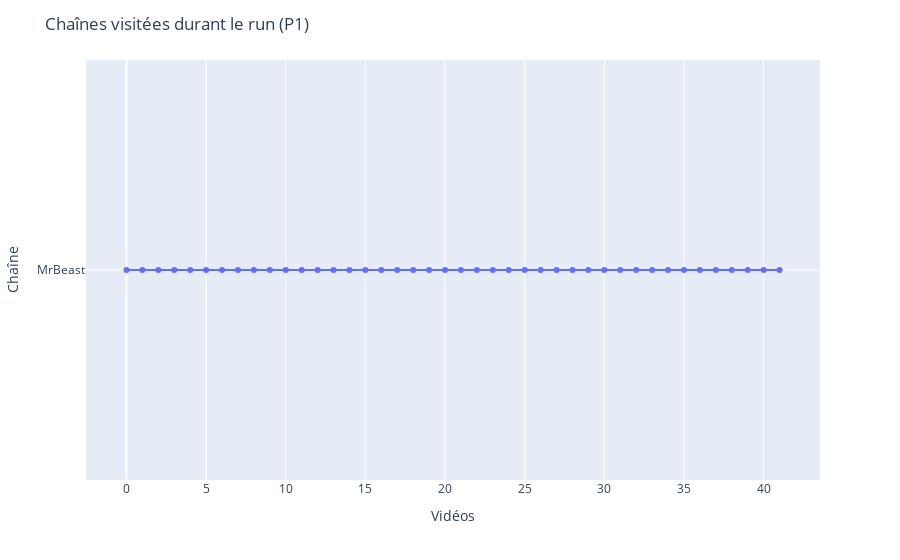

Notebook code for this chart:
### Markdown cell above
# Runs in P1 stays in similar channels

### Code cell
fig = px.line(df, x=df.index, y='channel_link',
              markers=True, labels={'index': 'Vidéos', 'channel_link': 'Chaîne'})
fig.update_layout(
    title='Chaînes visitées durant le run (P1)'
)
fig.write_html('plots/p1_same_channels.html')
fig.show()

### Figure 1 — Plotly figure (JSON) as saved in the notebook; plotly's stock layout.template omitted (floating-point values rounded to 4 significant figures)
{"data": [{"hovertemplate": "Vidéos=%{x}<br>Chaîne=%{y}<extra></extra>", "legendgroup": "", "line": {"color": "#636efa", "dash": "solid"}, "marker": {"symbol": "circle"}, "mode": "markers+lines", "name": "", "orientation": "h", "showlegend": false, "x": [0, 1, 2, 3, 4, 5, 6, 7, 8, 9, 10, 11, 12, 13, 14, 15, 16, 17, 18, 19, 20, 21, 22, 23, 24, 25, 26, 27, 28, 29, 30, 31, 32, 33, 34, 35, 36, 37, 38, 39, 40, 41], "xaxis": "x", "y": ["MrBeast", "MrBeast", "MrBeast", "MrBeast", "MrBeast", "MrBeast", "MrBeast", "MrBeast", "MrBeast", "MrBeast", "MrBeast", "MrBeast", "MrBeast", "MrBeast", "MrBeast", "MrBeast", "MrBeast", "MrBeast", "MrBeast", "MrBeast", "MrBeast", "MrBeast", "MrBeast", "MrBeast", "MrBeast", "MrBeast", "MrBeast", "MrBeast", "MrBeast", "MrBeast", "MrBeast", "MrBeast", "MrBeast", "MrBeast", "MrBeast", "MrBeast", "MrBeast", "MrBeast", "MrBeast", "MrBeast", "MrBeast", "MrBeast"], "yaxis": "y", "type": "scatter"}], "layout": {"xaxis": {"anchor": "y", "domain": [0.0, 1.0], "title": {"text": "Vidéos"}}, "yaxis": {"anchor": "x", "domain": [0.0, 1.0], "title": {"text": "Chaîne"}}, "legend": {"tracegroupgap": 0}, "margin": {"t": 60}, "title": {"text": "Chaînes visitées durant le run (P1)"}}}
